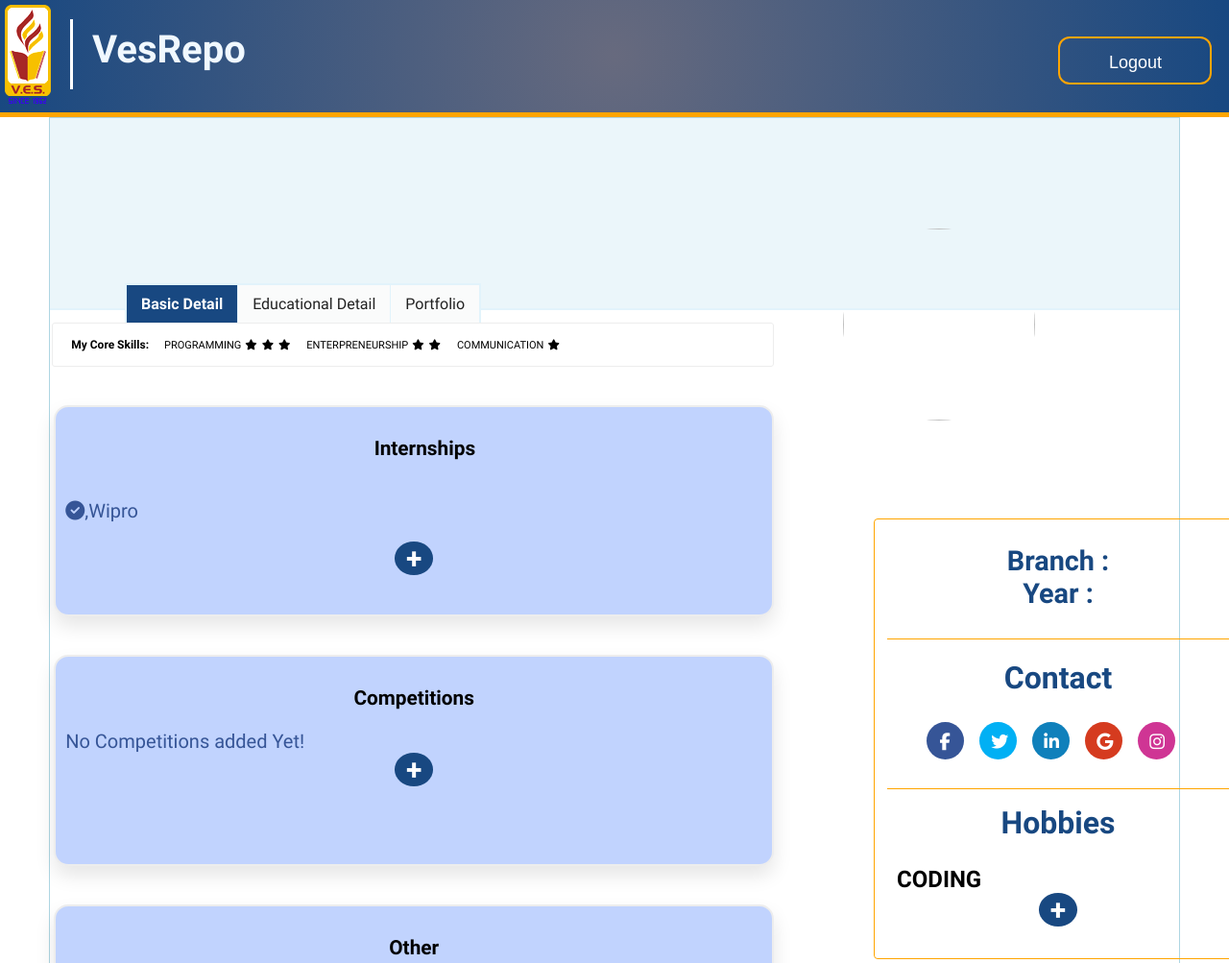
Page /Complete/profile.php (signed in, upper part) on the earlier database version.
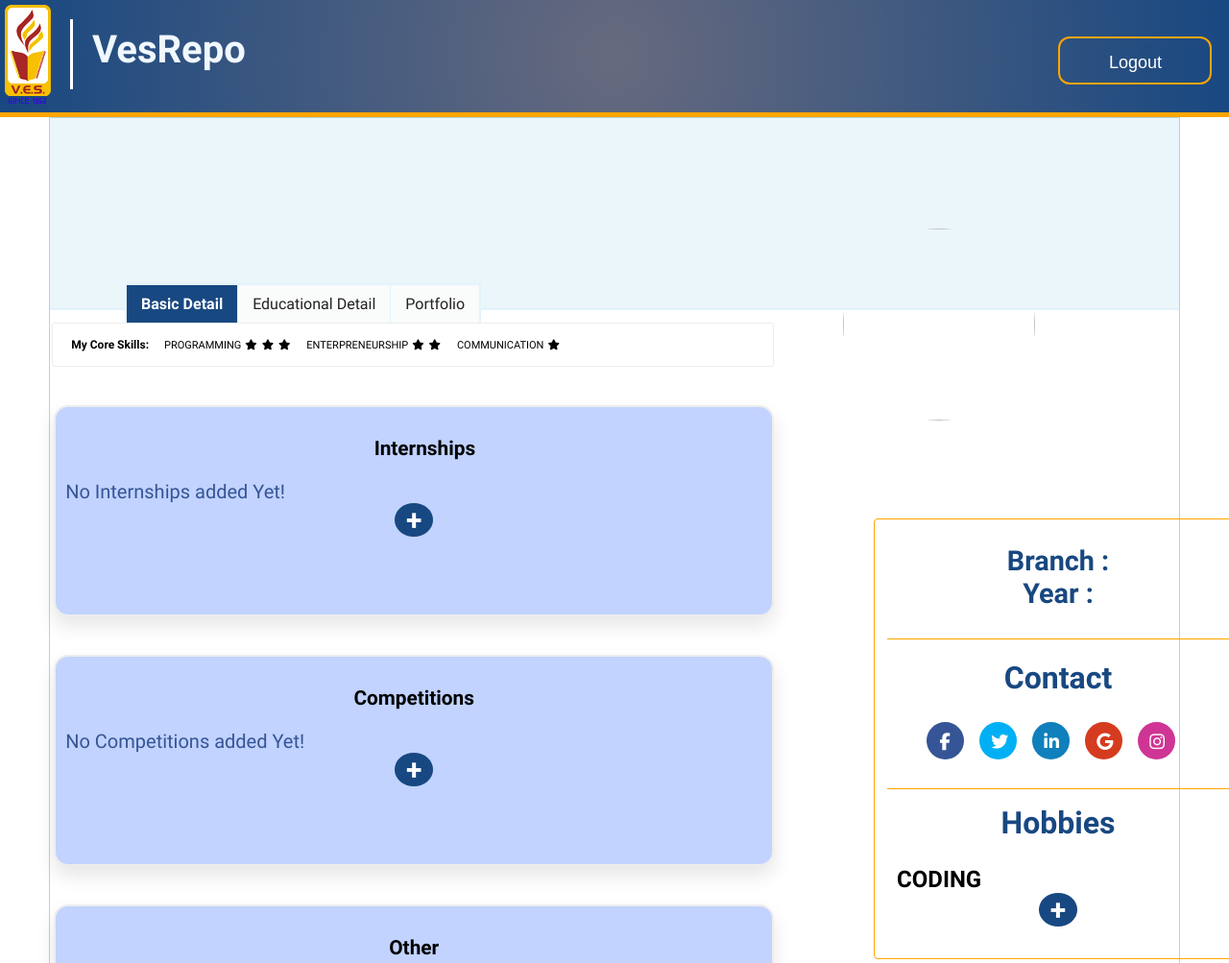
Same page on the later database version.
### tables this page shows
CREATE TABLE `internships` (
  `company_name` varchar(255) NOT NULL,
  `start_date` date NOT NULL,
  `end_date` date NOT NULL,
  `cert_pic` blob NOT NULL,
  `account_id` int(255) NOT NULL,
  `Role` varchar(255) NOT NULL
);

CREATE TABLE `profile` (
  `account_id` int(255) NOT NULL,
  `user_id` int(255) NOT NULL,
  `hobbies` varchar(255) NOT NULL,
  `social_media` varchar(255) NOT NULL,
  `profile_pic` blob NOT NULL,
  `display_pic` blob NOT NULL
);

### Complete/profile.php (the view, shortened to what the changed rows need)
<?php session_start();
$servername='localhost';
$username='root';
$password='';
$dbname = "vesrepo";
$conn=mysqli_connect($servername,$username,$password,$dbname);
$userid= $_SESSION['id'];
?>
<!DOCTYPE html>
<html>
<head>
	<link rel="stylesheet" type="text/css" href="profile.css">
	<link rel="stylesheet" type="text/css"
		href="https://maxcdn.bootstrapcdn.com/font-awesome/4.7.0/css/font-awesome.min.css">
	<link rel="stylesheet" href="path/to/font-awesome/css/font-awesome.min.css">
	<link rel="stylesheet" href="modal.css">
	<link rel="stylesheet" href="footer.css">
</head>
<body>
	<?php
	$account_id= "SELECT account_id from profile where profile.user_id='{$userid}'";
	$account_result=mysqli_query($conn, $account_id);
	foreach($account_result as $account_results){
		foreach($account_results as $key => $accountid){
			"$key: $accountid";
		}
	}
	$query2= "SELECT * from internships where account_id='{$accountid}'";
	$result2= mysqli_query($conn, $query2);
	$query_hob= "SELECT hobbies from profile where account_id='{$accountid}'";
	$result_hobbies=mysqli_query($conn, $query_hob);
	?>
	<body>
		<div class="header">
			<nav id="navbar">
				<div class="left-side">
					<h1>
						VesRepo
					</h1>
				</div>
			</nav>
		</div>
		<div class="profile-main" id="pp">
			<div class="profile-header">
				<div class="tab-panel-main">
					<div id="Basic-detail" class="tab-content current">
						<div class="bio-box">
							<div class="hover-box" id="print">
								<div class="heading" id="title">
									<p><a href="internships.php">Internships</a>
								</div>
								<div class="desc">
									<?php
						if (mysqli_num_rows($result2)==0){
							echo "No Internships added Yet!";
						}
                          while($row = mysqli_fetch_array($result2))
                          {
                          ?>
									<p><span><i class="fa fa-check-circle"
												aria-hidden="true"></i></span><span><?php echo $row["Role"]; ?></span><span><span>,</span><?php echo $row["company_name"]; ?></span>
									</p>
									<?php
                          }
                          ?>
								</div>
							</div>
						</div>
						<div class="detail-box">
							<div class="personal-info-second">
								<h2>Contact</h2>
							</div>
							<div class="personal-info-last">
								<h2>Hobbies</h2>
								<div class="hobbies-list">
									<?php
                          while($row = mysqli_fetch_array($result_hobbies))
                          {
                          ?>
									<p><span></i></span><span><?php echo $row["hobbies"]; ?></span><span><span></p>
									<?php
						  }
                          ?>
								</div>
							</div>
						</div>
					</div>
				</div>
			</div>
		</div>
	</body>
</html>

Differences in the rows shown:
no longer on this page (row edited): internships: company_name "Wipro"
Other differences:
text now shown: "No Internships added Yet!"
